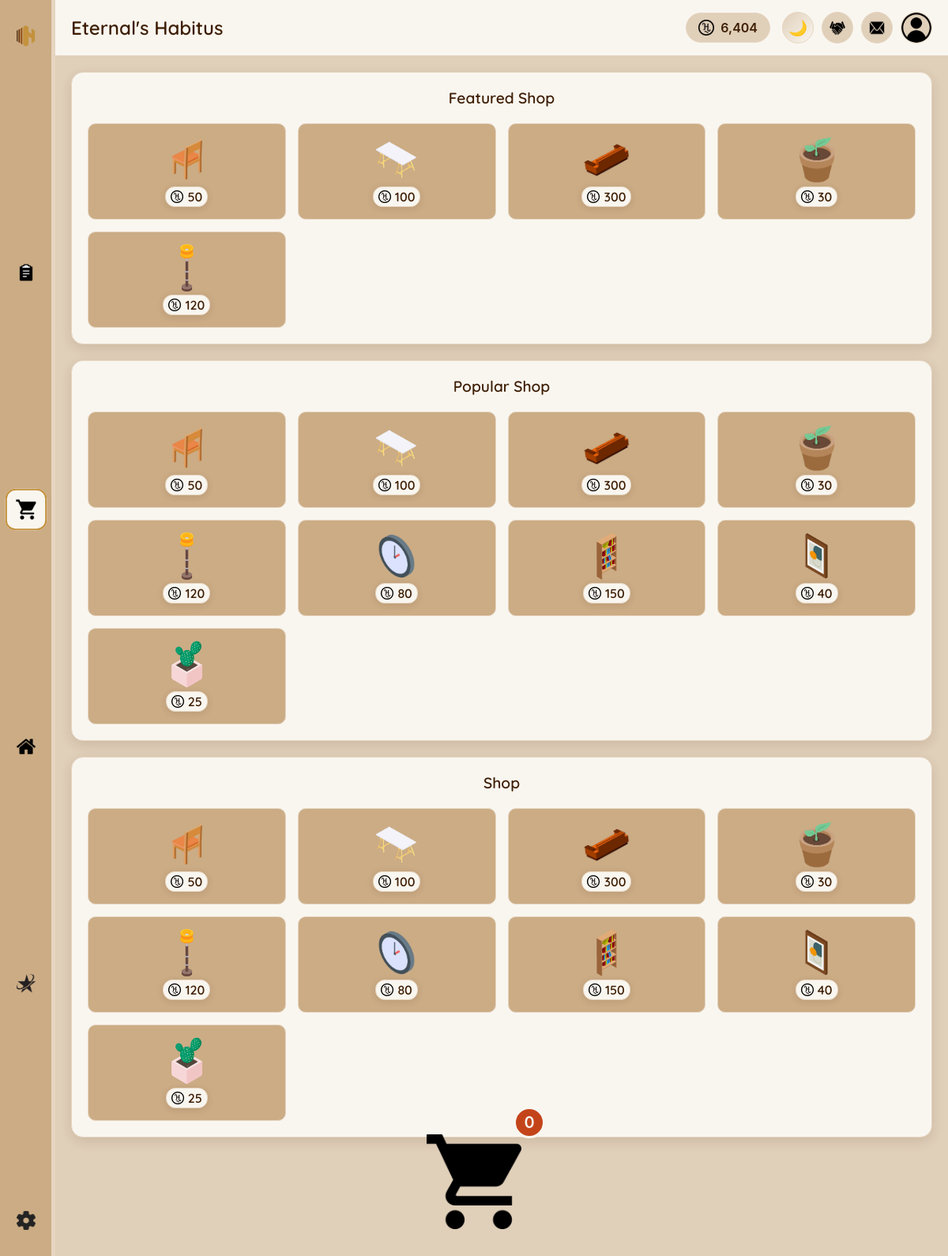
/pages/shop.php (signed in), run on the app's committed database.
### tables this page shows
CREATE TABLE `users` (
  `id` int(11) NOT NULL,
  `username` varchar(50) NOT NULL,
  `email` varchar(100) NOT NULL,
  `password` varchar(255) NOT NULL,
  `hcoin` int(11) DEFAULT 0,
  `subscription_type` enum('free','adfree','premium') DEFAULT 'free',
  `subscription_expires` datetime DEFAULT NULL,
  `theme` varchar(20) DEFAULT 'light',
  `language` varchar(10) DEFAULT 'en',
  `created_at` timestamp NULL DEFAULT current_timestamp(),
  `last_login` timestamp NULL DEFAULT NULL,
  `stripe_customer_id` varchar(255) DEFAULT NULL,
  `stripe_subscription_id` varchar(255) DEFAULT NULL,
  `last_payment_intent` varchar(255) DEFAULT NULL,
  `payment_method_id` varchar(255) DEFAULT NULL,
  `payment_failures` int(11) DEFAULT 0,
  `last_payment_failure` datetime DEFAULT NULL,
  `subscription_created_at` timestamp NULL DEFAULT NULL COMMENT 'When subscription was first created',
  `subscription_updated_at` timestamp NULL DEFAULT NULL ON UPDATE current_timestamp() COMMENT 'Last subscription update',
  `profile_picture` varchar(255) DEFAULT 'images/icons/profile-icon.webp',
  `preferred_language` varchar(5) DEFAULT 'en',
  `timezone` varchar(50) DEFAULT 'UTC',
  `auto_translation` tinyint(1) DEFAULT 1,
  `translation_quality` varchar(20) DEFAULT 'standard',
  `high_quality_translation` tinyint(1) DEFAULT 0,
  `email_notifications` tinyint(1) DEFAULT 1,
  `task_reminders` tinyint(1) DEFAULT 1,
  `theme_preference` varchar(20) DEFAULT 'auto'
);

CREATE TABLE `shop_items` (
  `id` int(11) NOT NULL,
  `category_id` int(11) NOT NULL,
  `name` varchar(100) NOT NULL,
  `description` text DEFAULT NULL,
  `image_path` varchar(255) DEFAULT NULL,
  `rotation_variants` longtext DEFAULT NULL CHECK (json_valid(`rotation_variants`)),
  `price` int(11) NOT NULL,
  `rarity` enum('common','uncommon','rare','epic','legendary') DEFAULT 'common',
  `grid_width` int(11) DEFAULT 1,
  `grid_height` int(11) DEFAULT 1,
  `allowed_surfaces` varchar(100) DEFAULT 'floor',
  `is_featured` tinyint(1) DEFAULT 0,
  `is_available` tinyint(1) DEFAULT 1,
  `created_at` timestamp NULL DEFAULT current_timestamp()
);

### php/include/functions.php (called while the page is built, shortened)
<?php
function getUserData($userId) {
    global $conn;
    $sql = "SELECT * FROM users WHERE id = ?";
    $stmt = $conn->prepare($sql);
    $stmt->execute([$userId]);
    if ($stmt->rowCount() > 0) {
        $userData = $stmt->fetch();
        return $userData;
    }
    return [];
}

### pages/shop.php (the view, shortened to what this page needs)
<?php
require_once '../php/include/db_connect.php';
require_once '../php/include/functions.php';
$userData = getUserData($_SESSION['user_id']);
$userHCoins = $userData['hcoin'];
$userHabitusName = $userData['username'] . "'s Habitus";
$currentLanguage = $userData['language'] ?? 'en';
$currentTheme = $userData['theme'] ?? 'light';
$query = "SELECT si.*, ic.name as category_name
         FROM shop_items si
         JOIN item_categories ic ON si.category_id = ic.id
         WHERE si.is_available = 1";
$params = [];
$query .= " ORDER BY si.is_featured DESC, si.created_at DESC";
$stmt = $conn->prepare($query);
$stmt->execute($params);
$shopItems = $stmt->fetchAll();
?>
<!DOCTYPE html>
<html lang="<?php echo $currentLanguage; ?>" data-theme="<?php echo $currentTheme; ?>">
<head>
    <link rel="stylesheet" href="../css/themes/<?php echo $currentTheme; ?>.css" id="theme-stylesheet">
    <link rel="stylesheet" href="../css/main.css">
    <link rel="stylesheet" href="../css/components/sidebar.css">
    <link rel="stylesheet" href="../css/components/header.css">
    <link rel="stylesheet" href="../css/components/scrollbar.css">
    <link rel="stylesheet" href="../css/pages/shop.css">
</head>
<body class="theme-<?php echo $currentTheme; ?>">
    <div class="main-container">
        <?php include '../php/include/sidebar.php'; ?>
        <div class="content-container">
            <?php include '../php/include/header.php'; ?>
            <div class="shop-content">
                <div class="shop-sections">
                    <div class="shop-section">
                        <h2 translate="yes">Featured Shop</h2>
                        <div class="shop-grid">
                            <?php
                            $featuredItems = array_filter($shopItems, function($item) {
                                return $item['is_featured'] == 1;
                            });
                            $featuredItems = array_slice($featuredItems, 0, 9);
                            foreach ($featuredItems as $item):
                            ?>
                                <div class="shop-item" onclick="addToCart(<?php echo $item['id']; ?>, '<?php echo htmlspecialchars($item['name']); ?>', <?php echo $item['price']; ?>, '<?php echo $item['image_path']; ?>', this)">
                                    <img src="../<?php echo $item['image_path']; ?>" alt="<?php echo htmlspecialchars($item['name']); ?>">
                                    <div class="shop-item-price">
                                        <img src="../images/icons/hcoin-icon.webp" alt="HCoin">
                                        <span><?php echo number_format($item['price']); ?></span>
                                    </div>
                                </div>
                            <?php endforeach; ?>
                        </div>
                    </div>
                    <div class="shop-section">
                        <h2>Popular Shop</h2>
                        <div class="shop-grid">
                            <?php
                            $popularItems = array_slice($shopItems, 0, 9);
                            foreach ($popularItems as $item):
                            ?>
                                <div class="shop-item" onclick="addToCart(<?php echo $item['id']; ?>, '<?php echo htmlspecialchars($item['name']); ?>', <?php echo $item['price']; ?>, '<?php echo $item['image_path']; ?>', this)">
                                    <img src="../<?php echo $item['image_path']; ?>" alt="<?php echo htmlspecialchars($item['name']); ?>">
                                    <div class="shop-item-price">
                                        <img src="../images/icons/hcoin-icon.webp" alt="HCoin">
                                        <span><?php echo number_format($item['price']); ?></span>
                                    </div>
                                </div>
                            <?php endforeach; ?>
                        </div>
                    </div>
                    <div class="shop-section">
                        <h2 translate="yes">Shop</h2>
                        <div class="shop-grid">
                            <?php
                            $allItems = array_slice($shopItems, 0, 9);
                            foreach ($allItems as $item):
                            ?>
                                <div class="shop-item" onclick="addToCart(<?php echo $item['id']; ?>, '<?php echo htmlspecialchars($item['name']); ?>', <?php echo $item['price']; ?>, '<?php echo $item['image_path']; ?>', this)">
                                    <img src="../<?php echo $item['image_path']; ?>" alt="<?php echo htmlspecialchars($item['name']); ?>">
                                    <div class="shop-item-price">
                                        <img src="../images/icons/hcoin-icon.webp" alt="HCoin">
                                        <span><?php echo number_format($item['price']); ?></span>
                                    </div>
                                </div>
                            <?php endforeach; ?>
                        </div>
                    </div>
                </div>
                <div class="bottom-cart" id="bottom-cart">
                    <div class="cart-icon-wrapper" onclick="toggleCart()">
                        <img src="../images/icons/cart-icon.webp" alt="Cart">
                        <span class="cart-badge" id="cart-badge">0</span>
                    </div>
                </div>
            </div>
        </div>
    </div>
</body>
</html>

### php/include/header.php (shortened to what this page needs)
<header class="main-header">
    <div class="user-info">
        <h1 class="habitus-name"><?php echo htmlspecialchars($userHabitusName); ?></h1>
    </div>
    <div class="user-actions">
        <div class="hcoin-balance">
            <img src="../images/icons/hcoin-icon.webp" alt="HCoin">
            <span><?php echo number_format($userHCoins); ?></span>
        </div>
        <button class="theme-toggle-button enhanced" onclick="toggleTheme()" title="Toggle Theme">
            <div class="theme-toggle-inner">
                <span class="moon-icon">🌙</span>
            </div>
        </button>
        <a href="survey.php" class="survey-button" title="Improve with feedback">
            <img src="../images/icons/support-icon.webp" alt="Survey">
        </a>
        <div class="messages-button" id="messages-toggle" title="Notifications">
            <img src="../images/icons/messages-icon.webp" alt="Messages">
        </div>
        <a href="settings.php" class="profile-button" title="Profile settings">
            <?php
            $profilePic = $userData['profile_picture'] ?? 'uploads/profile-icon.webp';
            if (strpos($profilePic, 'http') === 0) {
                $profileUrl = $profilePic;
            } else if (strpos($profilePic, '/') === 0) {
                $profileUrl = $profilePic;
            } else if (strpos($profilePic, 'uploads/') === 0) {
                $profileUrl = '/' . $profilePic;
            } else {
                $profileUrl = '../' . $profilePic;
            }
            ?>
            <img src="<?php echo htmlspecialchars($profileUrl); ?>"
                 alt="Profile Picture"
                 onerror="this.src='../uploads/profile-icon.webp'">
        </a>
    </div>
</header>

### css/themes/light.css (style rules this page uses)
html[data-theme="light"]:root, html[data-theme="light"] { --primary: #3e1e04; --primary-light: #6a3005; --secondary: #965015; --accent: #c4923e; --bg-primary: #e0cfb9; --bg-secondary: #cbac85; --bg-panel: #f9f6f0; --text-primary: #3e1e04; --text-secondary: #6a3005; --border-primary: #e6d5c0; --success: #965015; --error: #c4441a; --warning: #c4923e; --info: #6a3005; --shadow: rgba(62, 30, 4, 0.12); --btn-bg: #3e1e04; --btn-text: #f9f6f0; --input-bg: #f9f6f0; --input-text: #3e1e04; --tooltip-bg: rgba(62, 30, 4, 0.9); --benefits: #098200; }
html[data-theme="light"] body { background-color: var(--bg-primary); color: var(--text-primary); }
html[data-theme="light"] .main-header { background-color: var(--bg-panel); border-color: var(--border-primary); color: var(--text-primary); box-shadow: 0 1px 3px var(--shadow); }
html[data-theme="light"] .content-container { background-color: var(--bg-primary); }
html[data-theme="light"] .dashboard-content, html[data-theme="light"] .tasks-content, html[data-theme="light"] .settings-content, html[data-theme="light"] .shop-content, html[data-theme="light"] .habitus-content, html[data-theme="light"] .subscription-content { background-color: var(--bg-primary); }
html[data-theme="light"] a { color: var(--accent); }

### css/main.css (style rules this page uses)
html[data-theme] { transition: none; }
html[data-theme] * { transition: background-color 0.3s ease, color 0.3s ease, border-color 0.3s ease, box-shadow 0.3s ease; }
* { box-sizing: border-box; margin: 0; padding: 0; transition: background-color 0.3s ease, color 0.3s ease, border-color 0.3s ease; }
body { font-family: 'Poppins', -apple-system, BlinkMacSystemFont, sans-serif; background-color: var(--bg-primary); color: var(--text-primary); overflow-x: hidden; }
.main-container { display: flex; height: 100vh; width: 100%; overflow: hidden; }
.content-container { flex: 1; display: flex; flex-direction: column; overflow: hidden; }
a { text-decoration: none; color: var(--accent); transition: color 0.3s; }
button { transition: all 0.3s ease; }

### css/components/scrollbar.css (style rules this page uses)
html:not(.index-page) { scrollbar-width: thin; scrollbar-color: var(--border-primary) var(--bg-panel); }
.content-container { flex: 1; display: flex; flex-direction: column; overflow: hidden; }
.tasks-content, .shop-content, .habitus-content, .dashboard-content, .settings-content, .profile-content, .subscription-content { flex: 1; overflow-y: auto; scrollbar-width: thin; scrollbar-color: var(--border-primary) var(--bg-panel); }

### data on the page
users: userHabitusName "Eternal's Habitus", userHCoins "6,404", theme+profile_picture (picture)
shop_items: image_path (picture), price "50"
shop_items: image_path (picture), price "100"
shop_items: image_path (picture), price "300"
shop_items: image_path (picture), price "30"
shop_items: image_path (picture), price "120"
shop_items: image_path (picture), price "80"
shop_items: image_path (picture), price "150"
shop_items: image_path (picture), price "40"
shop_items: image_path (picture), price "25"
